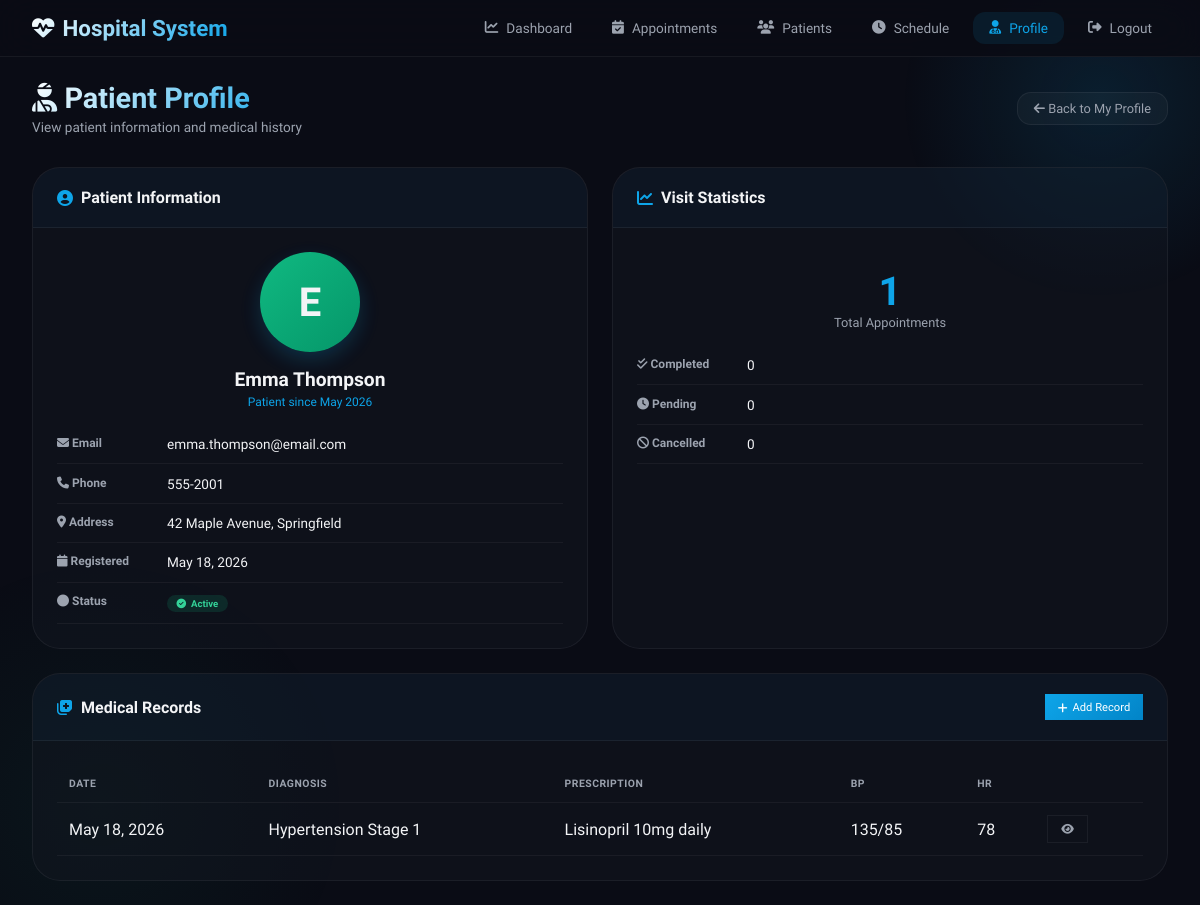
The app's page /doctor/profile.php?patient_id=8 (signed in) with its own data.
### tables this page shows
CREATE TABLE users (
    id INT PRIMARY KEY AUTO_INCREMENT,
    username VARCHAR(50) UNIQUE NOT NULL,
    email VARCHAR(100) UNIQUE NOT NULL,
    password VARCHAR(255) NOT NULL,
    full_name VARCHAR(100) NOT NULL,
    phone VARCHAR(20),
    address TEXT,
    role ENUM('patient', 'doctor', 'admin') DEFAULT 'patient',
    is_active BOOLEAN DEFAULT TRUE,
    created_at TIMESTAMP DEFAULT CURRENT_TIMESTAMP,
    last_login TIMESTAMP NULL,
    reset_token VARCHAR(255) NULL,
    reset_token_expiry DATETIME NULL,
    email_verified BOOLEAN DEFAULT FALSE
);

CREATE TABLE appointments (
    id INT PRIMARY KEY AUTO_INCREMENT,
    patient_id INT,
    doctor_id INT,
    appointment_date DATE NOT NULL,
    appointment_time TIME NOT NULL,
    status ENUM('pending', 'confirmed', 'completed', 'cancelled') DEFAULT 'pending',
    symptoms TEXT,
    notes TEXT,
    created_at TIMESTAMP DEFAULT CURRENT_TIMESTAMP,
    updated_at TIMESTAMP DEFAULT CURRENT_TIMESTAMP ON UPDATE CURRENT_TIMESTAMP,
    FOREIGN KEY (patient_id) REFERENCES users(id) ON DELETE CASCADE,
    FOREIGN KEY (doctor_id) REFERENCES doctors(id) ON DELETE CASCADE,
    UNIQUE KEY unique_appointment (doctor_id, appointment_date, appointment_time)
);

CREATE TABLE medical_records (
    id INT PRIMARY KEY AUTO_INCREMENT,
    patient_id INT,
    doctor_id INT,
    diagnosis TEXT,
    prescription TEXT,
    blood_pressure VARCHAR(20),
    heart_rate INT,
    temperature DECIMAL(4,1),
    weight DECIMAL(5,2),
    allergies TEXT,
    notes TEXT,
    record_date DATE,
    created_at TIMESTAMP DEFAULT CURRENT_TIMESTAMP,
    FOREIGN KEY (patient_id) REFERENCES users(id) ON DELETE CASCADE,
    FOREIGN KEY (doctor_id) REFERENCES users(id) ON DELETE SET NULL
);

### includes/SessionManager.php (called while the page is built, shortened)
<?php
class SessionManager {
    public static function getUserId() {
        return $_SESSION['user_id'] ?? null;
    }
}
?>

### doctor/profile.php (the view, shortened to what this page needs)
<?php
require_once '../includes/SessionManager.php';
$database = new Database();
$db = $database->getConnection();
$user_id = SessionManager::getUserId();
$doctorQuery = "SELECT d.*, u.username, u.email, u.full_name, u.phone, u.address,
                u.created_at as registered_date, u.last_login, u.is_active
                FROM doctors d
                JOIN users u ON d.user_id = u.id
                WHERE d.user_id = :user_id";
$stmt = $db->prepare($doctorQuery);
$stmt->bindParam(':user_id', $user_id);
$stmt->execute();
$doctor = $stmt->fetch(PDO::FETCH_ASSOC);
$view_patient_id = isset($_GET['patient_id']) ? (int)$_GET['patient_id'] : null;
$view_patient = null;
$patient_appointments = [];
$patient_medical_records = [];
if ($view_patient_id) {
    $patientQuery = "SELECT * FROM users WHERE id = :patient_id AND role = 'patient'";
    $patientStmt = $db->prepare($patientQuery);
    $patientStmt->bindParam(':patient_id', $view_patient_id);
    $patientStmt->execute();
    $view_patient = $patientStmt->fetch(PDO::FETCH_ASSOC);
    if ($view_patient) {
        $appointmentsQuery = "SELECT a.*, d.specialization
                             FROM appointments a
                             JOIN doctors d ON a.doctor_id = d.id
                             WHERE a.patient_id = :patient_id AND a.doctor_id = :doctor_id
                             ORDER BY a.appointment_date DESC, a.appointment_time DESC";
        $appointmentsStmt = $db->prepare($appointmentsQuery);
        $appointmentsStmt->bindParam(':patient_id', $view_patient_id);
        $appointmentsStmt->bindParam(':doctor_id', $doctor['id']);
        $appointmentsStmt->execute();
        $patient_appointments = $appointmentsStmt->fetchAll(PDO::FETCH_ASSOC);
        $recordsQuery = "SELECT * FROM medical_records
                        WHERE patient_id = :patient_id AND doctor_id = :doctor_id
                        ORDER BY record_date DESC, created_at DESC";
        $recordsStmt = $db->prepare($recordsQuery);
        $recordsStmt->bindParam(':patient_id', $view_patient_id);
        $recordsStmt->bindParam(':doctor_id', $user_id);
        $recordsStmt->execute();
        $patient_medical_records = $recordsStmt->fetchAll(PDO::FETCH_ASSOC);
    }
}
?>
<!DOCTYPE html>
<html lang="en">
<head>
    <link rel="stylesheet" href="https://cdnjs.cloudflare.com/ajax/libs/font-awesome/6.4.0/css/all.min.css">
</head>
<body>
    <div class="bg-orb-1"></div>
    <div class="bg-orb-2"></div>
    <nav class="navbar">
        <div class="navbar-container">
            <a href="dashboard.php" class="logo">
                <i class="fas fa-heart-pulse"></i>
                <span>Hospital System</span>
            </a>
            <ul class="nav-menu">
                <li><a href="dashboard.php" class="nav-link"><i class="fas fa-chart-line"></i> Dashboard</a></li>
                <li><a href="appointments.php" class="nav-link"><i class="fas fa-calendar-check"></i> Appointments</a></li>
                <li><a href="patients.php" class="nav-link"><i class="fas fa-users"></i> Patients</a></li>
                <li><a href="schedule.php" class="nav-link"><i class="fas fa-clock"></i> Schedule</a></li>
                <li><a href="profile.php" class="nav-link active"><i class="fas fa-user-md"></i> Profile</a></li>
                <li><a href="../logout.php" class="nav-link"><i class="fas fa-sign-out-alt"></i> Logout</a></li>
            </ul>
        </div>
    </nav>
    <div class="profile-wrapper">
        <?php if ($view_patient): ?>
            <div class="top-bar">
                <div>
                    <h1><i class="fas fa-user-injured"></i> Patient Profile</h1>
                    <p>View patient information and medical history</p>
                </div>
                <a href="profile.php" class="btn-back"><i class="fas fa-arrow-left"></i> Back to My Profile</a>
            </div>
            <?php if ($view_patient): ?>
                <div class="two-columns">
                    <div class="glass-card">
                        <div class="card-header">
                            <h3><i class="fas fa-user-circle"></i> Patient Information</h3>
                        </div>
                        <div class="card-body">
                            <div class="profile-avatar" style="background: linear-gradient(135deg, var(--accent), #059669);">
                                <?php echo strtoupper(substr($view_patient['full_name'], 0, 1)); ?>
                            </div>
                            <div class="profile-name"><?php echo htmlspecialchars($view_patient['full_name']); ?></div>
                            <div class="profile-role">Patient since <?php echo date('M Y', strtotime($view_patient['created_at'])); ?></div>
                            <div class="detail-row">
                                <div class="detail-label"><i class="fas fa-envelope"></i> Email</div>
                                <div class="detail-value"><?php echo htmlspecialchars($view_patient['email']); ?></div>
                            </div>
                            <div class="detail-row">
                                <div class="detail-label"><i class="fas fa-phone"></i> Phone</div>
                                <div class="detail-value"><?php echo htmlspecialchars($view_patient['phone'] ?? 'N/A'); ?></div>
                            </div>
                            <div class="detail-row">
                                <div class="detail-label"><i class="fas fa-map-marker-alt"></i> Address</div>
                                <div class="detail-value"><?php echo htmlspecialchars($view_patient['address'] ?? 'N/A'); ?></div>
                            </div>
                            <div class="detail-row">
                                <div class="detail-label"><i class="fas fa-calendar"></i> Registered</div>
                                <div class="detail-value"><?php echo date('F d, Y', strtotime($view_patient['created_at'])); ?></div>
                            </div>
                            <div class="detail-row">
                                <div class="detail-label"><i class="fas fa-circle"></i> Status</div>
                                <div class="detail-value"><span class="badge badge-success"><i class="fas fa-check-circle"></i> Active</span></div>
                            </div>
                        </div>
                    </div>
                    <div class="glass-card">
                        <div class="card-header">
                            <h3><i class="fas fa-chart-line"></i> Visit Statistics</h3>
                        </div>
                        <div class="card-body">
                            <div class="stats-circle">
                                <div class="stats-number"><?php echo count($patient_appointments); ?></div>
                                <div style="color: var(--text-muted); font-size: 0.8rem;">Total Appointments</div>
                            </div>
                            <div class="detail-row">
                                <div class="detail-label"><i class="fas fa-check-double"></i> Completed</div>
                                <div class="detail-value"><?php echo count(array_filter($patient_appointments, fn($a) => $a['status'] == 'completed')); ?></div>
                            </div>
                            <div class="detail-row">
                                <div class="detail-label"><i class="fas fa-clock"></i> Pending</div>
                                <div class="detail-value"><?php echo count(array_filter($patient_appointments, fn($a) => $a['status'] == 'pending')); ?></div>
                            </div>
                            <div class="detail-row">
                                <div class="detail-label"><i class="fas fa-ban"></i> Cancelled</div>
                                <div class="detail-value"><?php echo count(array_filter($patient_appointments, fn($a) => $a['status'] == 'cancelled')); ?></div>
                            </div>
                        </div>
                    </div>
                </div>
                <div class="glass-card" style="margin-top: 1.5rem;">
                    <div class="card-header">
                        <h3><i class="fas fa-notes-medical"></i> Medical Records</h3>
                        <a href="add-record.php?patient_id=<?php echo $view_patient_id; ?>" class="btn-primary btn-sm" style="text-decoration: none; display: inline-flex; align-items: center; gap: 0.3rem;"><i class="fas fa-plus"></i> Add Record</a>
                    </div>
                    <div class="card-body">
                        <?php if (count($patient_medical_records) > 0): ?>
                            <div class="table-wrapper">
                                <table class="data-table">
                                    <thead>
                                        <tr><th>Date</th><th>Diagnosis</th><th>Prescription</th><th>BP</th><th>HR</th><th></th></tr>
                                    </thead>
                                    <tbody>
                                        <?php foreach ($patient_medical_records as $record): ?>
                                            <tr>
                                                <td><?php echo date('M d, Y', strtotime($record['record_date'])); ?></td>
                                                <td><?php echo htmlspecialchars(substr($record['diagnosis'] ?? '', 0, 35)); ?></td>
                                                <td><?php echo htmlspecialchars(substr($record['prescription'] ?? '', 0, 35)); ?></td>
                                                <td><?php echo htmlspecialchars($record['blood_pressure'] ?? '—'); ?></td>
                                                <td><?php echo htmlspecialchars($record['heart_rate'] ?? '—'); ?></td>
                                                <td><button class="btn-outline btn-sm" onclick="viewRecord(<?php echo $record['id']; ?>)" style="background: transparent;"><i class="fas fa-eye"></i></button></td>
                                            </tr>
                                        <?php endforeach; ?>
                                    </tbody>
                                </table>
                            </div>
                        <?php endif; ?>
                    </div>
                </div>
            <?php endif; ?>
        <?php endif; ?>
    </div>
</body>
</html>

### records on screen
users: full_name "E", full_name "Emma Thompson", created_at "May 2026", email "emma.thompson@email.com", phone "555-2001", address "42 Maple Avenue, Springfield", created_at "May 18, 2026"
appointments: status "0"
medical_records: record_date "May 18, 2026", diagnosis "Hypertension Stage 1", prescription "Lisinopril 10mg daily", blood_pressure "135/85", heart_rate "78"

### other values on screen
count($patient_appointments) "1"
